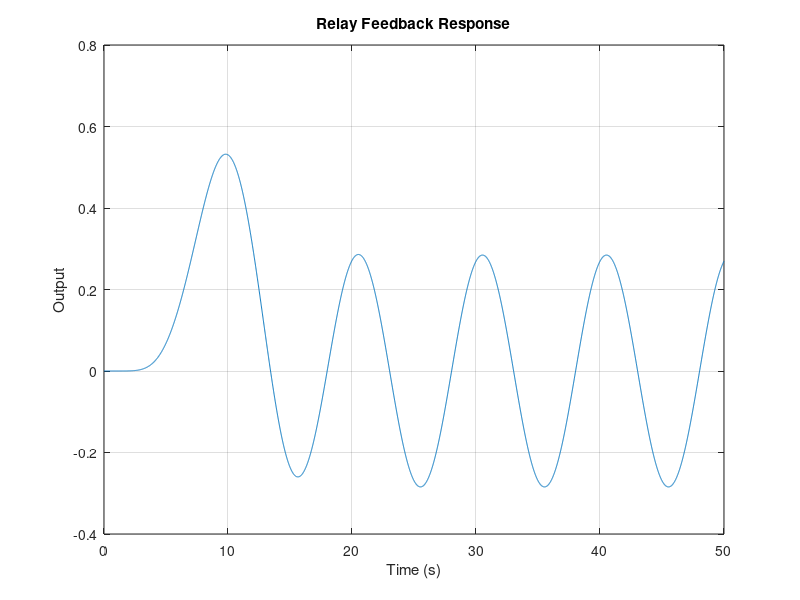

Recreate this plot in MATLAB.
% تعریف تابع انتقال سیستم
num = 1;
den = [1 9 36 84 126 126 84 36 9 1];
G = tf(num, den);

% پارامترهای شبیهسازی
t = 0:0.01:50;
relay_amplitude = 1;
relay_bias = 0;

% سیگنال ورودی رله
u = relay_amplitude * square(2 * pi * 0.1 * t) + relay_bias;

% شبیهسازی پاسخ سیستم
[y, t_out, x] = lsim(G, u, t);

% رسم نمودار پاسخ سیستم
figure;
plot(t_out, y);
title('Relay Feedback Response');
xlabel('Time (s)');
ylabel('Output');
grid on;

% محاسبه دامنه و دوره نوسانات
A = (max(y) - min(y)) / 2;
P_u = mean(diff(find(diff(sign(diff(y)))))) * 0.01;

% محاسبه نقطه نهایی
K_u = 4 * relay_amplitude / (pi * A);
L = P_u / 2;

% نمایش نتایج
fprintf('Amplitude (A): %.4f\n', A);
fprintf('Period (P_u): %.4f\n', P_u);
fprintf('Ultimate Gain (K_u): %.4f\n', K_u);
fprintf('L (Half Period): %.4f\n', L);
